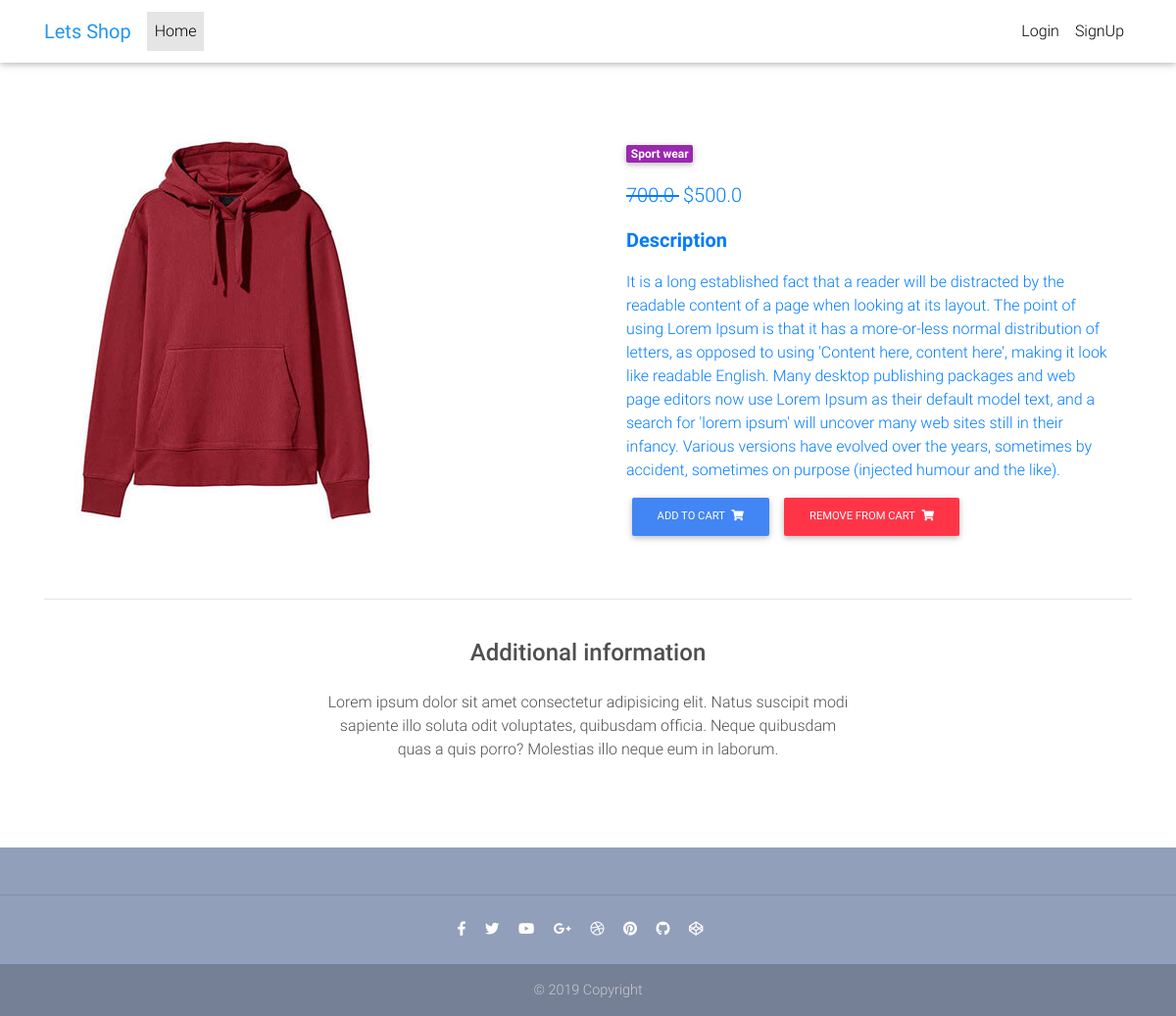
The page /product/sweatshirt/ on the database its author committed.
### mobiles/models.py (models this page shows, shortened)
class Item(models.Model):
	category = models.CharField(choices=CATEGORY_CHOICES, max_length=300, null=True)
	title = models.CharField(max_length=300)
	image = models.ImageField(upload_to='shirts', null=True)
	price = models.FloatField()
	description = models.TextField()
	discount_price = models.FloatField(blank=True, null=True)
	label = models.CharField(choices=LABEL_CHOICES, max_length=300, null=True)
	slug = models.CharField(max_length=100)
	def get_add_to_cart_url(self):
		return reverse("mobiles:add-to-cart", kwargs={
			'slug':self.slug
		})
	def get_remove_from_cart_url(self):
		return reverse("mobiles:remove-from-cart", kwargs={
			'slug':self.slug
		})

### mobiles/views.py (the view)
# urls.py: path('product/<slug>/', ItemDetailView.as_view(), name='product'),
class ItemDetailView(DetailView):
	model = Item
	context_object_name = 'item'
	template_name = 'product-page.html'

### mobiles/templates/product-page.html (shortened to what this page needs)
{% extends 'base.html' %}
{% block content %}
    <div class="container dark-grey-text mt-5">
      <div class="row wow fadeIn">
        <div class="col-md-6 mb-4">
          <img src="{{item.image.url}}" class="img-fluid" alt="">
        </div>
        <div class="col-md-6 mb-4">
          <div class="p-4">
            <div class="mb-3">
              <a href="">
                <span class="badge purple mr-1">{{item.get_category_display}}</span>
              </a>
              <a href="">
            </div>
            <p class="lead">
              {% if item.discount_price %}
              <span class="mr-1">
                <del>
                  {{item.price}}
                </del>
              </span>
              <span>${{item.discount_price}}</span>
              {% else %}
              <span>${{item.price}}</span>
              {% endif %}
            </p>
            <p class="lead font-weight-bold">Description</p>
            <p>{{item.description}}</p>
            <a href="{{ item.get_add_to_cart_url }}" class="btn btn-primary btn-md my-0 p">Add to cart
                <i class="fas fa-shopping-cart ml-1"></i>
              </a>
            <a href="{{ item.get_remove_from_cart_url }}" class="btn btn-danger btn-md my-0 p">Remove from Cart
                <i class="fas fa-shopping-cart ml-1"></i>
              </a>
          </div>
        </div>
      </div>
      <hr>
      <div class="row d-flex justify-content-center wow fadeIn">
        <div class="col-md-6 text-center">
          <h4 class="my-4 h4">Additional information</h4>
          <p>Lorem ipsum dolor sit amet consectetur adipisicing elit. Natus suscipit modi sapiente illo soluta odit
            voluptates,
            quibusdam officia. Neque quibusdam quas a quis porro? Molestias illo neque eum in laborum.</p>
        </div>
      </div>
      <div class="row wow fadeIn">
        <div class="col-lg-4 col-md-12 mb-4">
        </div>
        <div class="col-lg-4 col-md-6 mb-4">
        </div>
        <div class="col-lg-4 col-md-6 mb-4">
        </div>
      </div>
    </div>
{% endblock %}

### mobiles/templates/base.html (style rules this page uses)
html, body, header, .carousel { height: 60vh; }

### rows shown on the page
Item: image (picture), category "Sport wear", price "700.0", discount_price "500.0", description "It is a long established fact that a reader will be distracted by the readable content of a page when looking at its layout. The point of using Lorem Ipsum is that it has a more-or-less normal distribution of letters, as opposed to using 'Content here, content here', making it look like readable English. Many desktop publishing packages and web page editors now use Lorem Ipsum as their default model text, and a search for 'lorem ipsum' will uncover many web sites still in their infancy. Various versions have evolved over the years, sometimes by accident, sometimes on purpose (injected humour and the like)."
